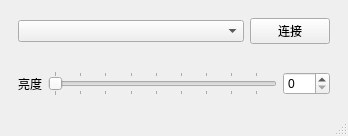
<?xml version="1.0" encoding="UTF-8"?>
<ui version="4.0">
 <class>MainWindow</class>
 <widget class="QMainWindow" name="MainWindow">
  <property name="windowModality">
   <enum>Qt::ApplicationModal</enum>
  </property>
  <property name="geometry">
   <rect>
    <x>0</x>
    <y>0</y>
    <width>348</width>
    <height>136</height>
   </rect>
  </property>
  <property name="windowTitle">
   <string>LED调光程序</string>
  </property>
  <widget class="QWidget" name="centralwidget">
   <layout class="QVBoxLayout" name="verticalLayout">
    <item>
     <widget class="QWidget" name="widget" native="true">
      <layout class="QHBoxLayout" name="horizontalLayout">
       <item>
        <widget class="QComboBox" name="comboBox">
         <property name="sizePolicy">
          <sizepolicy hsizetype="Expanding" vsizetype="Fixed">
           <horstretch>0</horstretch>
           <verstretch>0</verstretch>
          </sizepolicy>
         </property>
        </widget>
       </item>
       <item>
        <widget class="QPushButton" name="m_btn_connect">
         <property name="text">
          <string>连接</string>
         </property>
        </widget>
       </item>
      </layout>
     </widget>
    </item>
    <item>
     <spacer name="verticalSpacer">
      <property name="orientation">
       <enum>Qt::Vertical</enum>
      </property>
      <property name="sizeHint" stdset="0">
       <size>
        <width>20</width>
        <height>40</height>
       </size>
      </property>
     </spacer>
    </item>
    <item>
     <widget class="QWidget" name="widget_2" native="true">
      <layout class="QHBoxLayout" name="horizontalLayout_2">
       <item>
        <widget class="QLabel" name="label">
         <property name="text">
          <string>亮度</string>
         </property>
         <property name="buddy">
          <cstring>horizontalSlider</cstring>
         </property>
        </widget>
       </item>
       <item>
        <widget class="QSlider" name="horizontalSlider">
         <property name="maximum">
          <number>255</number>
         </property>
         <property name="singleStep">
          <number>30</number>
         </property>
         <property name="pageStep">
          <number>60</number>
         </property>
         <property name="orientation">
          <enum>Qt::Horizontal</enum>
         </property>
         <property name="invertedAppearance">
          <bool>false</bool>
         </property>
         <property name="tickPosition">
          <enum>QSlider::TicksBothSides</enum>
         </property>
        </widget>
       </item>
       <item>
        <widget class="QSpinBox" name="spinBox">
         <property name="maximum">
          <number>255</number>
         </property>
        </widget>
       </item>
      </layout>
     </widget>
    </item>
   </layout>
  </widget>
  <widget class="QMenuBar" name="menubar">
   <property name="geometry">
    <rect>
     <x>0</x>
     <y>0</y>
     <width>348</width>
     <height>17</height>
    </rect>
   </property>
  </widget>
  <widget class="QStatusBar" name="statusbar"/>
 </widget>
 <resources/>
 <connections/>
</ui>
